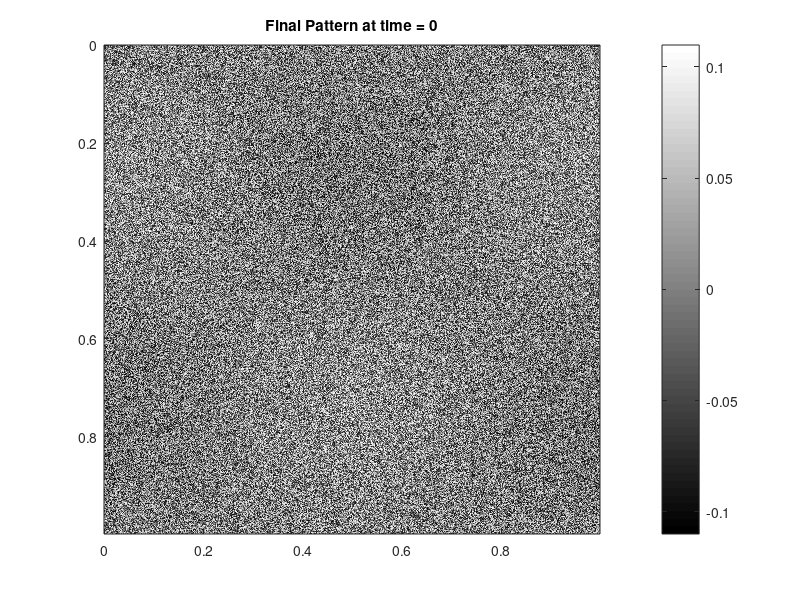
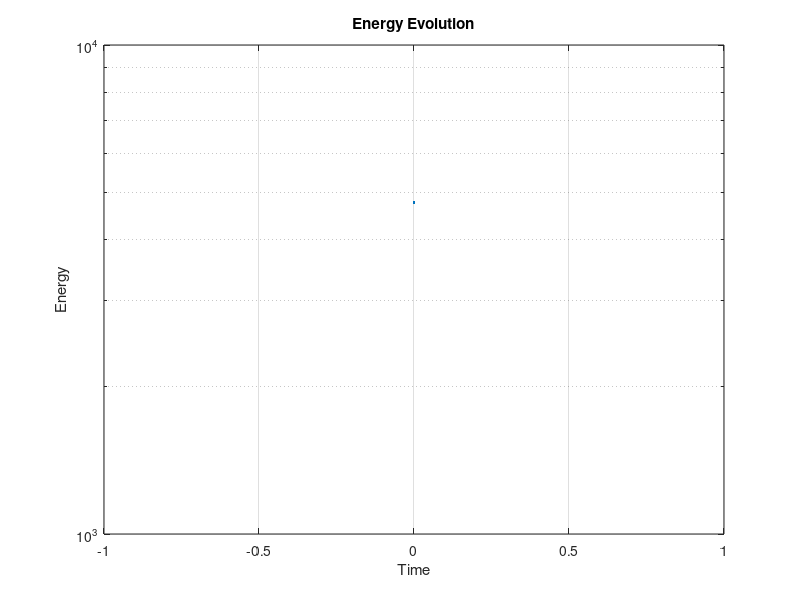
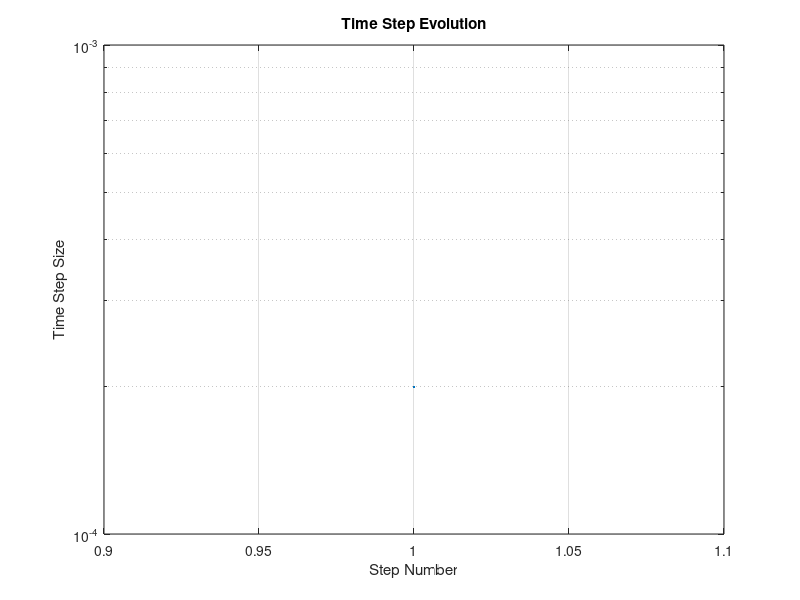

MATLAB code for these plots, in order:
% -- CUSTOM SET UP --
gridsize = 1;
N = 512;                   % Number of Gridpoints
dt = 1/5000;               % Initial time step
dt_min = 1e-15;            % Minimum allowed time step
dt_max = 1e-2;             % Maximum allowed time step
c0 = 9/32;                 % Normalization constant for double well

epsilon = 1/20;
gamma = 1/400;             % Paper parameter

th = 1;                    % Thickness parameter
Nmax = 400;                 % Max iterations for fixed point
tol = 10^(-6);              % Tolerance for fixed point convergence

stop_crit = 10^(-10);       % Stopping criterion for time iteration
max_it = 200000;

% ADAPTIVE TIME STEPPING PARAMETERS
target_fp_iterations = 10;  % Target number of fixed point iterations
max_fp_iterations = 50;     % Maximum allowed fixed point iterations
min_fp_iterations = 3;      % Minimum required fixed point iterations
dt_increase_factor = 1.2;   % Factor to increase dt when converging quickly
dt_decrease_factor = 0.5;   % Factor to decrease dt when converging slowly
energy_change_threshold = 1e-8;  % Threshold for energy change control
max_solution_change = 0.1;  % Maximum allowed solution change per step

% -- GENERIC SET UP --
x = gridsize/N * (0:N-1);
k = [0:N/2-1 -N/2:-1];     % Proper wave number vector for FFT

[xi, eta] = ndgrid(k, k);   % 2D wave numbers
modk2 = xi.^2 + eta.^2;
modk = sqrt(modk2);

% IMPROVED SIGMA FUNCTION
function sig = sigma(A)
    sig = zeros(size(A));
    zero_freq = (abs(A) < 1e-14);
    small = (abs(A) >= 1e-14) & (abs(A) < 1e-6);
    large = (abs(A) >= 1e-6);
    
    sig(zero_freq) = 1;
    sig(small) = 1 - pi * abs(A(small));
    sig(large) = (1 - exp(-2 * pi * abs(A(large)))) ./ (2 * pi * abs(A(large)));
end

function [k, u_n, err, conv] = fixpt(u0, L, dt, N, epsilon, gamma, Nmax, tol, c0)
    % Nonlinear function
    NL = @(u, v, epsilon, gamma, c0) 2 * gamma * c0 / epsilon * (u + v) .* (1 - (abs(u).^2 + abs(v).^2) / 2);

    % Precompute FFT of initial condition
    fft_u0 = fft2(u0);
    
    % Constant term for iteration
    denominator = ones(N) + dt/2 * L;
    numerator = ones(N) - dt/2 * L;
    
    % Avoid division by zero
    denominator(denominator == 0) = 1e-14;
    
    CT = real(ifft2(numerator ./ denominator .* fft_u0));

    % Initialization
    j = 1;
    error = 10;
    u_int = u0;
    u_int2 = zeros(N,N);
    convergence = 0;

    % Fixed Point Iteration Loop
    while (j <= Nmax) && (error > tol)
        nl_term = NL(u_int, u0, epsilon, gamma, c0);
        
        fft_nl = fft2(nl_term);
        u_int2 = real(ifft2(dt * fft_nl ./ denominator) + CT);
        
        error = max(max(abs(u_int2 - u_int)));
        
        % Relaxation for better convergence
        alpha = 0.7;
        u_int = alpha * u_int2 + (1 - alpha) * u_int;
        j = j + 1;
    end

    if error <= tol
        convergence = 1;
    end

    k = j;
    u_n = u_int2;
    err = error;
    conv = convergence;
end

function [discrete_energy_value] = energy_value(gamma, epsilon, N, u, th, modk, modk2, c0)
    W = double_well(u, c0);
    ftu = fft2(u) / N;
    
    S = sigma(th * modk);
    
    kinetic_energy = 0.5 * sum(sum((S + gamma * epsilon * modk2) .* abs(ftu).^2));
    potential_energy = (gamma / epsilon) * sum(sum(W)) / N^2;
    
    discrete_energy_value = potential_energy + kinetic_energy;
end

function W = double_well(u, c0)
    u2 = 1 - abs(u).^2;
    W = c0 * (u2.^2);
end

% ADAPTIVE TIME STEPPING FUNCTIONS
function [new_dt, accept_step] = adapt_timestep_convergence(dt, fp_iterations, target_fp_iterations, ...
    max_fp_iterations, min_fp_iterations, dt_increase_factor, dt_decrease_factor, dt_min, dt_max)
    
    accept_step = true;
    new_dt = dt;
    
    if fp_iterations > max_fp_iterations
        % Fixed point didn't converge - reject step and decrease dt
        new_dt = max(dt * dt_decrease_factor, dt_min);
        accept_step = false;
        fprintf('Step rejected: FP iterations = %d, reducing dt to %.2e\n', fp_iterations, new_dt);
    elseif fp_iterations < min_fp_iterations
        % Converged too quickly - increase dt
        new_dt = min(dt * dt_increase_factor, dt_max);
        fprintf('Fast convergence: FP iterations = %d, increasing dt to %.2e\n', fp_iterations, new_dt);
    elseif fp_iterations > target_fp_iterations * 1.5
        % Converging slowly - decrease dt
        new_dt = max(dt * dt_decrease_factor, dt_min);
        fprintf('Slow convergence: FP iterations = %d, decreasing dt to %.2e\n', fp_iterations, new_dt);
    elseif fp_iterations < target_fp_iterations * 0.5
        % Converging quickly - can increase dt
        new_dt = min(dt * dt_increase_factor, dt_max);
        fprintf('Quick convergence: FP iterations = %d, increasing dt to %.2e\n', fp_iterations, new_dt);
    end
end

function [new_dt, accept_step] = adapt_timestep_energy(dt, energy_change, energy_change_threshold, ...
    dt_decrease_factor, dt_increase_factor, dt_min, dt_max)
    
    accept_step = true;
    new_dt = dt;
    
    if energy_change > energy_change_threshold * 10
        % Energy change too large - decrease dt
        new_dt = max(dt * dt_decrease_factor, dt_min);
        accept_step = false;
        fprintf('Step rejected: Energy change = %.2e, reducing dt to %.2e\n', energy_change, new_dt);
    elseif energy_change < energy_change_threshold * 0.1
        % Energy change very small - can increase dt
        new_dt = min(dt * dt_increase_factor, dt_max);
    end
end

function [new_dt, accept_step] = adapt_timestep_solution_change(dt, solution_change, max_solution_change, ...
    dt_decrease_factor, dt_increase_factor, dt_min, dt_max)
    
    accept_step = true;
    new_dt = dt;
    
    if solution_change > max_solution_change
        % Solution change too large - decrease dt
        new_dt = max(dt * dt_decrease_factor, dt_min);
        accept_step = false;
        fprintf('Step rejected: Solution change = %.2e, reducing dt to %.2e\n', solution_change, new_dt);
    elseif solution_change < max_solution_change * 0.1
        % Solution change small - can increase dt
        new_dt = min(dt * dt_increase_factor, dt_max);
    end
end

% IMPROVED INITIAL CONDITION
amplitude = 0.1;
u0 = amplitude * (2*rand(N,N) - 1) + 1i * amplitude * (2*rand(N,N) - 1);

[x1, x2] = ndgrid(x, x);
perturbation = 0.01 * sin(2*pi*x1) .* cos(2*pi*x2);
u0 = u0 + perturbation;

% LINEAR OPERATOR
L = gamma * epsilon * modk2 + sigma(th * modk);
L(1,1) = sigma(0);

% -- TIME STEPPING LOOP INITIALIZATION --
n_it = 1;
time = 0;
i = 1;
u_int = u0;
u_prev = u0;  % For solution change calculation
Denergy = 1000;
consecutive_rejections = 0;
max_consecutive_rejections = 10;

% -- TIME VECTOR VALUES --
time_vector = zeros(max_it, 1);
time_vector(1) = 0;
dt_history = zeros(max_it, 1);
dt_history(1) = dt;

% -- ENERGY COMPUTATION - INITIALIZATION --
Energy = zeros(1, max_it);
Energy(1,1) = energy_value(gamma, epsilon, N, u0, th, modk, modk2, c0);
i = 2;

fig1 = figure(1);
fig2 = figure(2);
fig3 = figure(3);

fprintf('Starting adaptive time stepping simulation...\n');
fprintf('Initial dt = %.2e\n', dt);

% -- ADAPTIVE TIME STEPPING LOOP --
while (n_it < max_it) && (abs(Denergy) > stop_crit) && (dt >= dt_min)
    
    % Attempt time step
    [k_fp, u_new, err, conv] = fixpt(u_int, L, dt, N, epsilon, gamma, Nmax, tol, c0);
    
    accept_step = false;
    
    if conv == 1
        % Calculate metrics for adaptive control
        current_energy = energy_value(gamma, epsilon, N, u_new, th, modk, modk2, c0);
        
        if i > 1
            energy_change = abs(current_energy - Energy(1,i-1));
            solution_change = max(max(abs(u_new - u_int)));
            
            % Apply multiple adaptive criteria
            [dt1, accept1] = adapt_timestep_convergence(dt, k_fp, target_fp_iterations, ...
                max_fp_iterations, min_fp_iterations, dt_increase_factor, dt_decrease_factor, dt_min, dt_max);
            
            [dt2, accept2] = adapt_timestep_energy(dt, energy_change, energy_change_threshold, ...
                dt_decrease_factor, dt_increase_factor, dt_min, dt_max);
            
            [dt3, accept3] = adapt_timestep_solution_change(dt, solution_change, max_solution_change, ...
                dt_decrease_factor, dt_increase_factor, dt_min, dt_max);
            
            % Accept step only if all criteria are satisfied
            accept_step = accept1 && accept2 && accept3;
            
            % Choose the most conservative dt
            new_dt = min([dt1, dt2, dt3]);
        else
            % First step - just use convergence criterion
            [new_dt, accept_step] = adapt_timestep_convergence(dt, k_fp, target_fp_iterations, ...
                max_fp_iterations, min_fp_iterations, dt_increase_factor, dt_decrease_factor, dt_min, dt_max);
        end
        
        if accept_step
            % Step accepted - update solution
            Energy(1,i) = current_energy;
            Denergy = abs(Energy(1,i-1) - Energy(1,i));
            
            time_vector(i) = time_vector(i-1) + dt;
            dt_history(i) = dt;
            
            % Update solution
            u_prev = u_int;
            u_int = u_new;
            time = time + dt;
            
            % Reset rejection counter
            consecutive_rejections = 0;
            
            % Visualization every 100 accepted steps
            if mod(n_it, 100) == 0
                figure(fig1);
                imagesc(x, x, real(u_int)); 
                colormap(gray);
                colorbar;
                title(['time = ' num2str(time_vector(i)) ', dt = ' num2str(dt, '%.2e')]);
                
                figure(fig2);
                semilogy(time_vector(1:i), Energy(1,1:i));
                xlabel('Time');
                ylabel('Energy');
                title('Energy Evolution');
                grid on;
                
                figure(fig3);
                semilogy(1:i, dt_history(1:i));
                xlabel('Step Number');
                ylabel('Time Step Size');
                title('Time Step Evolution');
                grid on;
                
                drawnow;
            end
            
            % Progress output
            if mod(n_it, 1000) == 0
                fprintf('Step %d: t=%.4f, dt=%.2e, Energy=%.6e, ΔE=%.2e, FP_iter=%d\n', ...
                    n_it, time, dt, Energy(1,i), Denergy, k_fp);
            end
            
            n_it = n_it + 1;
            i = i + 1;
        else
            % Step rejected - don't update solution, just decrease dt
            consecutive_rejections = consecutive_rejections + 1;
            
            if consecutive_rejections > max_consecutive_rejections
                fprintf('Too many consecutive rejections. Stopping simulation.\n');
                break;
            end
        end
        
        % Update time step for next iteration
        dt = new_dt;
        
    else
        % Fixed point failed to converge
        dt = max(dt * dt_decrease_factor, dt_min);
        consecutive_rejections = consecutive_rejections + 1;
        
        fprintf('Fixed point failed to converge. Reducing dt to %.2e\n', dt);
        
        if consecutive_rejections > max_consecutive_rejections
            fprintf('Too many consecutive rejections. Stopping simulation.\n');
            break;
        end
    end
    
    % Safety check for minimum time step
    if dt < dt_min
        fprintf('Time step became smaller than minimum. Stopping simulation.\n');
        break;
    end
end

% Final visualization and statistics
figure(fig1);
imagesc(x, x, real(u_int)); 
colormap(gray);
colorbar;
title(['Final Pattern at time = ' num2str(time)]);

figure(fig2);
semilogy(time_vector(1:i-1), Energy(1,1:i-1));
xlabel('Time');
ylabel('Energy');
title('Energy Evolution');
grid on;

figure(fig3);
semilogy(1:i-1, dt_history(1:i-1));
xlabel('Step Number');
ylabel('Time Step Size');
title('Time Step Evolution');
grid on;

% Print final statistics
fprintf('\n=== SIMULATION COMPLETED ===\n');
fprintf('Total steps: %d\n', n_it-1);
fprintf('Final time: %.6f\n', time);
fprintf('Final dt: %.2e\n', dt);
fprintf('Final energy: %.6e\n', Energy(1,i-1));
fprintf('Average dt: %.2e\n', mean(dt_history(1:i-1)));
fprintf('Min dt used: %.2e\n', min(dt_history(1:i-1)));
fprintf('Max dt used: %.2e\n', max(dt_history(1:i-1)));
fprintf('Consecutive rejections: %d\n', consecutive_rejections);


pause(10);